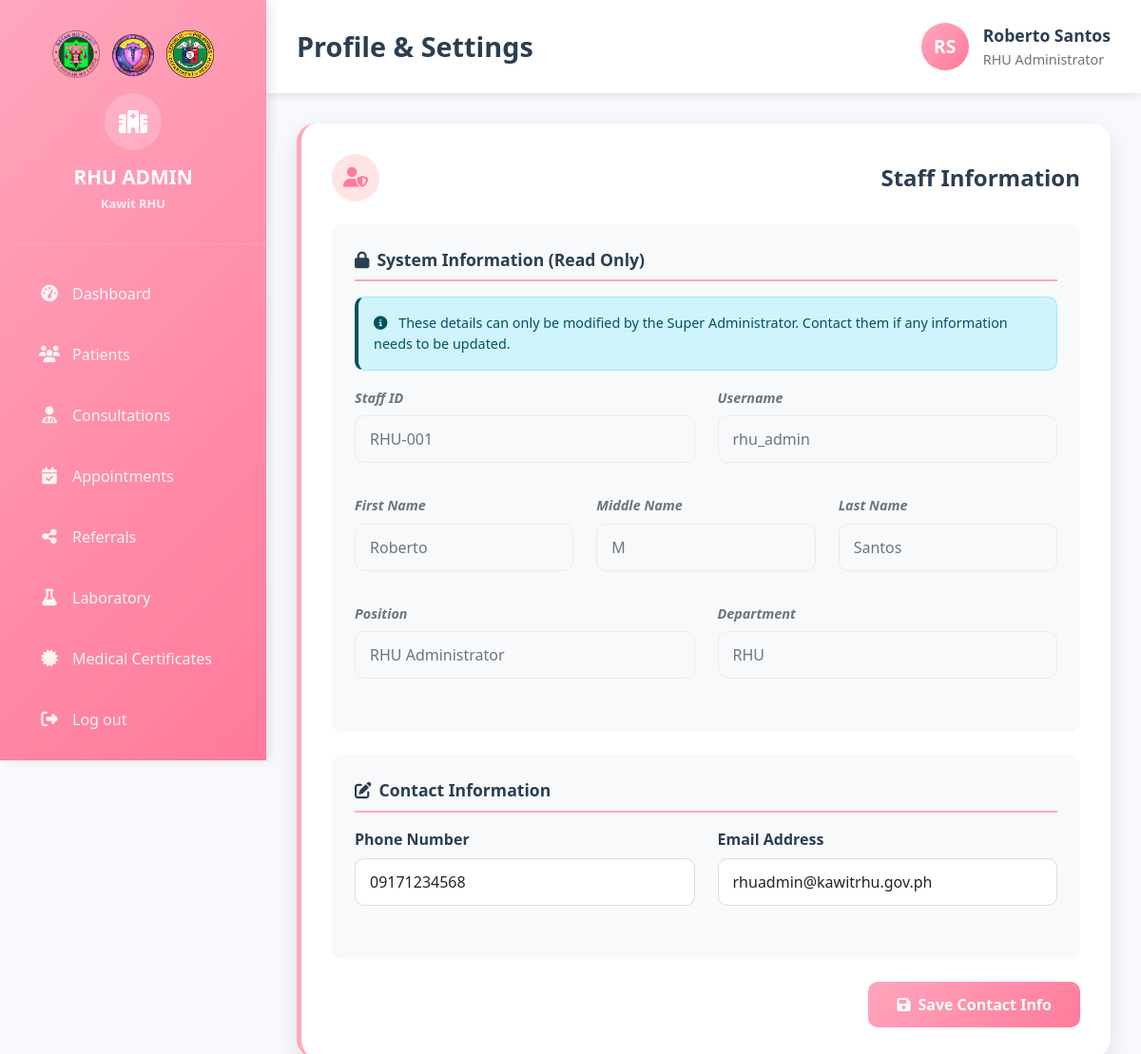
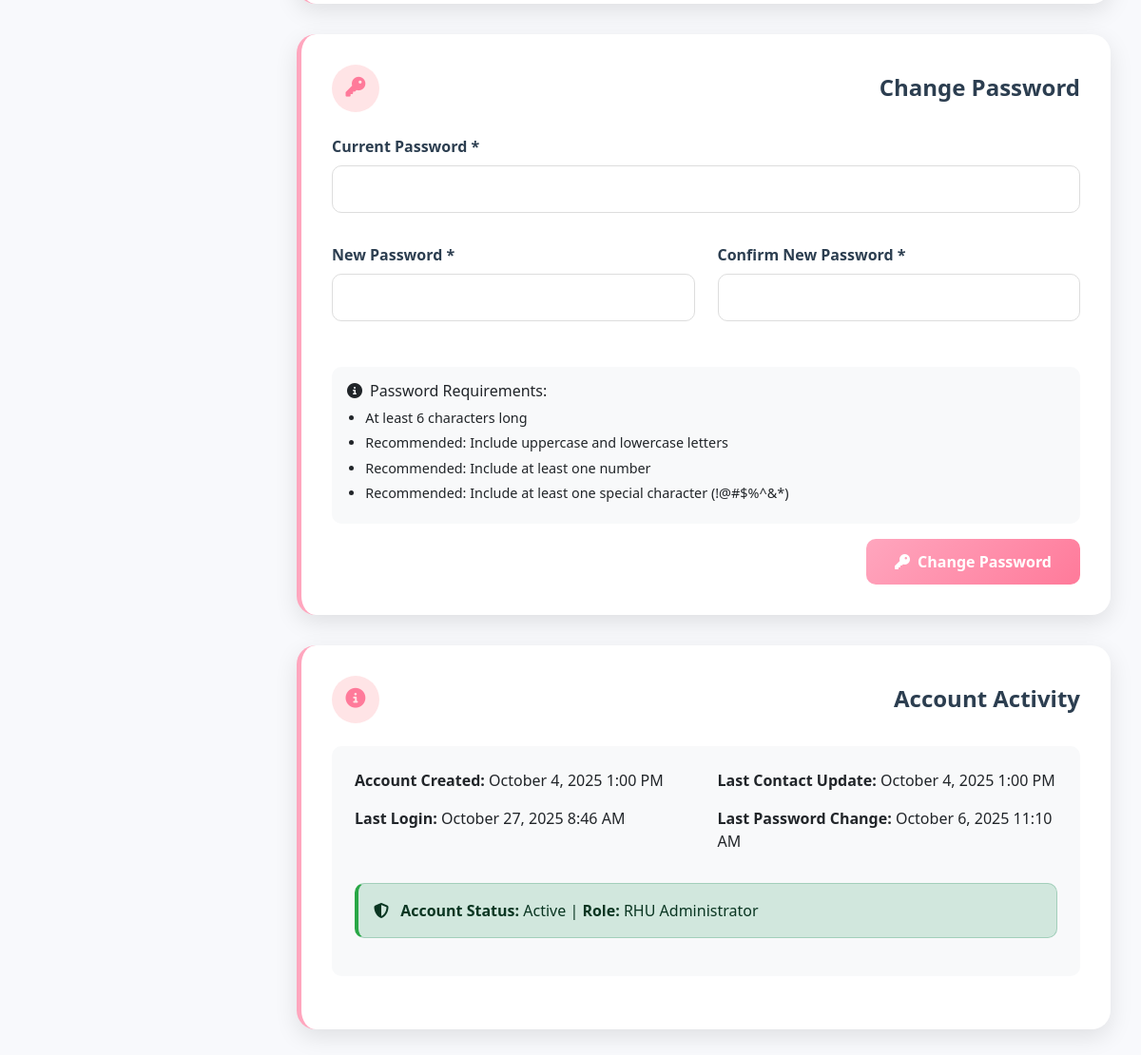
The page /kawit_rhu/Admin/Rural_Health_Unit/Profile.php (signed in) on the database its author committed (2 pictures, top to bottom).
### tables this page shows
CREATE TABLE `staff` (
  `id` int(11) NOT NULL,
  `user_id` int(11) DEFAULT NULL,
  `employee_id` varchar(20) NOT NULL,
  `first_name` varchar(50) NOT NULL,
  `middle_name` varchar(50) DEFAULT NULL,
  `last_name` varchar(50) NOT NULL,
  `suffix` varchar(10) DEFAULT NULL,
  `position` varchar(100) NOT NULL,
  `department` enum('RHU','BHS','Pharmacy','Administration') NOT NULL,
  `assigned_barangay_id` int(11) DEFAULT NULL,
  `phone` varchar(15) DEFAULT NULL,
  `email` varchar(100) DEFAULT NULL,
  `date_hired` date DEFAULT NULL,
  `date_terminated` date DEFAULT NULL,
  `employment_status` enum('Active','Inactive','Terminated','On Leave') DEFAULT 'Active',
  `license_number` varchar(50) DEFAULT NULL,
  `license_expiry` date DEFAULT NULL,
  `specialization` varchar(100) DEFAULT NULL,
  `salary` decimal(10,2) DEFAULT NULL,
  `profile_picture` varchar(255) DEFAULT NULL,
  `is_active` tinyint(1) DEFAULT 1,
  `created_at` timestamp NOT NULL DEFAULT current_timestamp(),
  `updated_at` timestamp NOT NULL DEFAULT current_timestamp() ON UPDATE current_timestamp()
);

CREATE TABLE `users` (
  `id` int(11) NOT NULL,
  `username` varchar(50) NOT NULL,
  `password` varchar(255) NOT NULL,
  `email` varchar(100) NOT NULL,
  `role` enum('super_admin','rhu_admin','bhs_admin','pharmacy_admin','patient') NOT NULL,
  `is_active` tinyint(1) DEFAULT 1,
  `login_attempts` int(11) DEFAULT 0,
  `locked_until` datetime DEFAULT NULL,
  `last_login` datetime DEFAULT NULL,
  `password_changed_at` timestamp NOT NULL DEFAULT current_timestamp(),
  `created_at` timestamp NOT NULL DEFAULT current_timestamp(),
  `updated_at` timestamp NOT NULL DEFAULT current_timestamp() ON UPDATE current_timestamp()
);

### kawit_rhu/Admin/Rural_Health_Unit/Profile.php (the view, shortened to what this page needs)
<?php
$host = 'localhost';
$dbname = 'kawit_rhu';
$username = 'root';
$password = '';
try {
    $pdo = new PDO("mysql:host=$host;dbname=$dbname", $username, $password);
    $pdo->setAttribute(PDO::ATTR_ERRMODE, PDO::ERRMODE_EXCEPTION);
} catch(PDOException $e) {
    die("Connection failed: " . $e->getMessage());
}
$stmt = $pdo->prepare("
    SELECT s.*, u.username, u.password_changed_at, u.last_login, u.created_at as user_created_at
    FROM staff s
    JOIN users u ON s.user_id = u.id
    WHERE u.id = ? AND s.department = 'RHU'
");
$stmt->execute([$_SESSION['user_id']]);
$staff = $stmt->fetch(PDO::FETCH_ASSOC);
?>
<!DOCTYPE html>
<html lang="en">
<head>
    <link href="https://cdnjs.cloudflare.com/ajax/libs/bootstrap/5.3.0/css/bootstrap.min.css" rel="stylesheet">
    <link href="https://cdnjs.cloudflare.com/ajax/libs/font-awesome/6.4.0/css/all.min.css" rel="stylesheet">
    <link rel="stylesheet" href="../../Admin/style.css">
</head>
<body>
    <div class="main-container">
        <div class="sidebar">
            <div class="sidebar-header">
                <div class="logo-container">
                    <img src="../../Pictures/logo2.png" alt="Logo 1" onerror="this.style.display='none'">
                    <img src="../../Pictures/logo1.png" alt="Logo 2" onerror="this.style.display='none'">
                    <img src="../../Pictures/logo3.png" alt="Logo 3" onerror="this.style.display='none'">
                </div>
                <div class="logo-circle">
                    <i class="fas fa-hospital"></i>
                </div>
                <div class="logo-text">
                    RHU ADMIN<br>
                    <small style="font-size: 0.8rem; opacity: 0.8;">Kawit RHU</small>
                </div>
            </div>
            <nav class="sidebar-nav">
                <div class="nav-item">
                    <a href="Dashboard.php" class="nav-link">
                        <i class="fas fa-tachometer-alt"></i>
                        <span>Dashboard</span>
                    </a>
                </div>
                <div class="nav-item">
                    <a href="Patients.php" class="nav-link">
                        <i class="fas fa-users"></i>
                        <span>Patients</span>
                    </a>
                </div>
                <div class="nav-item">
                    <a href="Consultation.php" class="nav-link">
                        <i class="fas fa-user-md"></i>
                        <span>Consultations</span>
                    </a>
                </div>
                <div class="nav-item">
                    <a href="Appointments.php" class="nav-link">
                        <i class="fas fa-calendar-check"></i>
                        <span>Appointments</span>
                    </a>
                </div>
                <div class="nav-item">
                    <a href="Referral.php" class="nav-link">
                        <i class="fas fa-share-alt"></i>
                        <span>Referrals</span>
                    </a>
                </div>
                <div class="nav-item">
                    <a href="Laboratory.php" class="nav-link">
                        <i class="fas fa-flask"></i>
                        <span>Laboratory</span>
                    </a>
                </div>
                <div class="nav-item">
                    <a href="Medical_Certificates.php" class="nav-link">
                        <i class="fas fa-certificate"></i>
                        <span>Medical Certificates</span>
                    </a>
                </div>
                <div class="nav-item">
                    <a href="../../logout.php" class="nav-link">
                        <i class="fas fa-sign-out-alt"></i>
                        <span>Log out</span>
                    </a>
                </div>
            </nav>
        </div>
        <div class="main-content">
            <nav class="top-navbar">
                <h1 class="page-title">Profile & Settings</h1>
                <div class="user-info">
                    <div class="user-avatar">
                        <?php
                        $initials = strtoupper(substr($staff['first_name'], 0, 1) . substr($staff['last_name'], 0, 1));
                        echo $initials;
                        ?>
                    </div>
                    <div class="user-details">
                        <div class="user-name"><?php echo htmlspecialchars($staff['first_name'] . ' ' . $staff['last_name']); ?></div>
                        <div class="user-role"><?php echo htmlspecialchars($staff['position']); ?></div>
                    </div>
                </div>
            </nav>
            <div class="dashboard-content">
                <div class="content-section">
                    <div class="section-header">
                        <div class="section-icon">
                            <i class="fas fa-user-shield"></i>
                        </div>
                        <h3 class="section-title">Staff Information</h3>
                    </div>
                    <div class="form-section">
                        <div class="form-section-title">
                            <i class="fas fa-lock me-2"></i>System Information (Read Only)
                        </div>
                        <div class="alert alert-info" style="font-size: 0.9rem;">
                            <i class="fas fa-info-circle me-2"></i>
                            These details can only be modified by the Super Administrator. Contact them if any information needs to be updated.
                        </div>
                        <div class="row">
                            <div class="col-md-6 mb-3">
                                <label class="form-label readonly-label">Staff ID</label>
                                <input type="text" class="form-control readonly-field" value="<?php echo htmlspecialchars($staff['employee_id']); ?>" readonly>
                            </div>
                            <div class="col-md-6 mb-3">
                                <label class="form-label readonly-label">Username</label>
                                <input type="text" class="form-control readonly-field" value="<?php echo htmlspecialchars($staff['username']); ?>" readonly>
                            </div>
                            <div class="col-md-4 mb-3">
                                <label class="form-label readonly-label">First Name</label>
                                <input type="text" class="form-control readonly-field" value="<?php echo htmlspecialchars($staff['first_name']); ?>" readonly>
                            </div>
                            <div class="col-md-4 mb-3">
                                <label class="form-label readonly-label">Middle Name</label>
                                <input type="text" class="form-control readonly-field" value="<?php echo htmlspecialchars($staff['middle_name'] ?? ''); ?>" readonly>
                            </div>
                            <div class="col-md-4 mb-3">
                                <label class="form-label readonly-label">Last Name</label>
                                <input type="text" class="form-control readonly-field" value="<?php echo htmlspecialchars($staff['last_name']); ?>" readonly>
                            </div>
                            <div class="col-md-6 mb-3">
                                <label class="form-label readonly-label">Position</label>
                                <input type="text" class="form-control readonly-field" value="<?php echo htmlspecialchars($staff['position']); ?>" readonly>
                            </div>
                            <div class="col-md-6 mb-3">
                                <label class="form-label readonly-label">Department</label>
                                <input type="text" class="form-control readonly-field" value="<?php echo htmlspecialchars($staff['department']); ?>" readonly>
                            </div>
                        </div>
                    </div>
                    <form id="contactForm">
                        <div class="form-section">
                            <div class="form-section-title">
                                <i class="fas fa-edit me-2"></i>Contact Information
                            </div>
                            <div class="row">
                                <div class="col-md-6 mb-3">
                                    <label class="form-label editable-label">Phone Number</label>
                                    <input type="tel" class="form-control" id="phone" placeholder="09XX-XXX-XXXX" value="<?php echo htmlspecialchars($staff['phone'] ?? ''); ?>">
                                </div>
                                <div class="col-md-6 mb-3">
                                    <label class="form-label editable-label">Email Address</label>
                                    <input type="email" class="form-control" id="email" placeholder="your.email@example.com" value="<?php echo htmlspecialchars($staff['email'] ?? ''); ?>">
                                </div>
                            </div>
                        </div>
                        <div class="text-end">
                            <button type="submit" class="btn-save" id="saveContact">
                                <i class="fas fa-save me-2"></i>Save Contact Info
                            </button>
                        </div>
                    </form>
                </div>
                <div class="content-section">
                    <div class="section-header">
                        <div class="section-icon">
                            <i class="fas fa-key"></i>
                        </div>
                        <h3 class="section-title">Change Password</h3>
                    </div>
                    <form id="passwordForm">
                        <div class="row">
                            <div class="col-md-12 mb-3">
                                <label class="form-label editable-label">Current Password *</label>
                                <input type="password" class="form-control" id="current_password" required>
                            </div>
                            <div class="col-md-6 mb-3">
                                <label class="form-label editable-label">New Password *</label>
                                <input type="password" class="form-control" id="new_password" required>
                            </div>
                            <div class="col-md-6 mb-3">
                                <label class="form-label editable-label">Confirm New Password *</label>
                                <input type="password" class="form-control" id="confirm_password" required>
                            </div>
                        </div>
                        <div class="password-requirements">
                            <h6><i class="fas fa-info-circle me-2"></i>Password Requirements:</h6>
                            <ul>
                                <li>At least 6 characters long</li>
                                <li>Recommended: Include uppercase and lowercase letters</li>
                                <li>Recommended: Include at least one number</li>
                                <li>Recommended: Include at least one special character (!@#$%^&*)</li>
                            </ul>
                        </div>
                        <div class="text-end mt-3">
                            <button type="submit" class="btn-save" id="changePassword">
                                <i class="fas fa-key me-2"></i>Change Password
                            </button>
                        </div>
                    </form>
                </div>
                <div class="content-section">
                    <div class="section-header">
                        <div class="section-icon">
                            <i class="fas fa-info-circle"></i>
                        </div>
                        <h3 class="section-title">Account Activity</h3>
                    </div>
                    <div class="form-section">
                        <div class="row">
                            <div class="col-md-6">
                                <p><strong>Account Created:</strong> <?php echo date('F j, Y g:i A', strtotime($staff['user_created_at'])); ?></p>
                                <p><strong>Last Login:</strong> <?php echo $staff['last_login'] ? date('F j, Y g:i A', strtotime($staff['last_login'])) : 'Never'; ?></p>
                            </div>
                            <div class="col-md-6">
                                <p id="lastContactUpdate"><strong>Last Contact Update:</strong> <?php echo $staff['updated_at'] ? date('F j, Y g:i A', strtotime($staff['updated_at'])) : 'Never updated'; ?></p>
                                <p id="lastPasswordChange"><strong>Last Password Change:</strong> <?php echo $staff['password_changed_at'] ? date('F j, Y g:i A', strtotime($staff['password_changed_at'])) : 'Never changed'; ?></p>
                            </div>
                        </div>
                        <div class="alert alert-success mt-3">
                            <i class="fas fa-shield-alt me-2"></i>
                            <strong>Account Status:</strong> Active | <strong>Role:</strong> RHU Administrator
                        </div>
                    </div>
                </div>
            </div>
        </div>
    </div>
</body>
</html>

### rows shown on the page
staff: initials "RS", first_name+last_name "Roberto Santos", position "RHU Administrator", employee "RHU-001", user.username "rhu_admin", first_name "Roberto", middle_name "M", last_name "Santos", department "RHU", phone "09171234568", email "rhuadmin@kawitrhu.gov.ph", user.created_at "October 4, 2025 1:00 PM", user.last_login "October 27, 2025 8:46 AM", updated_at "October 4, 2025 1:00 PM", user.password_changed_at "October 6, 2025 11:10 AM"
